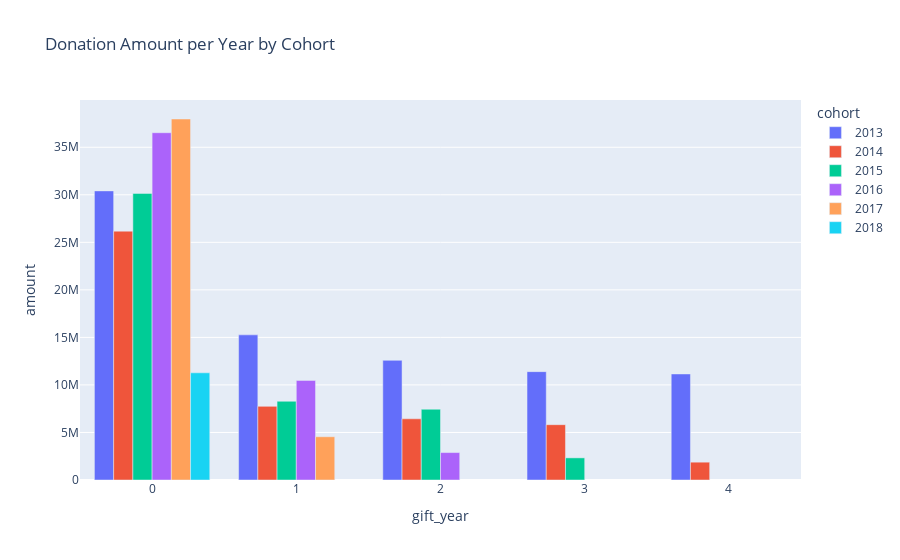

The notebook cell this image was saved under:
### Code cell
fig = px.bar(givers.groupby(['gift_year', 'cohort']).sum().reset_index(), x="gift_year", y='amount', color='cohort', barmode='group',  
             title="Donation Amount per Year by Cohort")

#fig.update_xaxes(type='category')
fig.show()

### Figure 1 — Plotly figure (JSON) as saved in the notebook; plotly's stock layout.template omitted (floating-point values rounded to 4 significant figures)
{"data": [{"alignmentgroup": "True", "hovertemplate": "cohort=2013<br>gift_year=%{x}<br>amount=%{y}<extra></extra>", "legendgroup": "2013", "marker": {"color": "#636efa"}, "name": "2013", "offsetgroup": "2013", "orientation": "v", "showlegend": true, "textposition": "auto", "type": "bar", "x": ["0", "1", "2", "3", "4"], "xaxis": "x", "y": [30410000.0, 15270000.0, 12590000.0, 11400000.0, 11160000.0], "yaxis": "y"}, {"alignmentgroup": "True", "hovertemplate": "cohort=2014<br>gift_year=%{x}<br>amount=%{y}<extra></extra>", "legendgroup": "2014", "marker": {"color": "#EF553B"}, "name": "2014", "offsetgroup": "2014", "orientation": "v", "showlegend": true, "textposition": "auto", "type": "bar", "x": ["0", "1", "2", "3", "4"], "xaxis": "x", "y": [26170000.0, 7746000.0, 6438000.0, 5819000.0, 1875000.0], "yaxis": "y"}, {"alignmentgroup": "True", "hovertemplate": "cohort=2015<br>gift_year=%{x}<br>amount=%{y}<extra></extra>", "legendgroup": "2015", "marker": {"color": "#00cc96"}, "name": "2015", "offsetgroup": "2015", "orientation": "v", "showlegend": true, "textposition": "auto", "type": "bar", "x": ["0", "1", "2", "3"], "xaxis": "x", "y": [30150000.0, 8281000.0, 7444000.0, 2329000.0], "yaxis": "y"}, {"alignmentgroup": "True", "hovertemplate": "cohort=2016<br>gift_year=%{x}<br>amount=%{y}<extra></extra>", "legendgroup": "2016", "marker": {"color": "#ab63fa"}, "name": "2016", "offsetgroup": "2016", "orientation": "v", "showlegend": true, "textposition": "auto", "type": "bar", "x": ["0", "1", "2"], "xaxis": "x", "y": [36530000.0, 10480000.0, 2886000.0], "yaxis": "y"}, {"alignmentgroup": "True", "hovertemplate": "cohort=2017<br>gift_year=%{x}<br>amount=%{y}<extra></extra>", "legendgroup": "2017", "marker": {"color": "#FFA15A"}, "name": "2017", "offsetgroup": "2017", "orientation": "v", "showlegend": true, "textposition": "auto", "type": "bar", "x": ["0", "1"], "xaxis": "x", "y": [37970000.0, 4550000.0], "yaxis": "y"}, {"alignmentgroup": "True", "hovertemplate": "cohort=2018<br>gift_year=%{x}<br>amount=%{y}<extra></extra>", "legendgroup": "2018", "marker": {"color": "#19d3f3"}, "name": "2018", "offsetgroup": "2018", "orientation": "v", "showlegend": true, "textposition": "auto", "type": "bar", "x": ["0"], "xaxis": "x", "y": [11280000.0], "yaxis": "y"}], "layout": {"barmode": "group", "legend": {"title": {"text": "cohort"}, "tracegroupgap": 0}, "title": {"text": "Donation Amount per Year by Cohort"}, "xaxis": {"anchor": "y", "domain": [0, 1], "title": {"text": "gift_year"}}, "yaxis": {"anchor": "x", "domain": [0, 1], "title": {"text": "amount"}}}}
